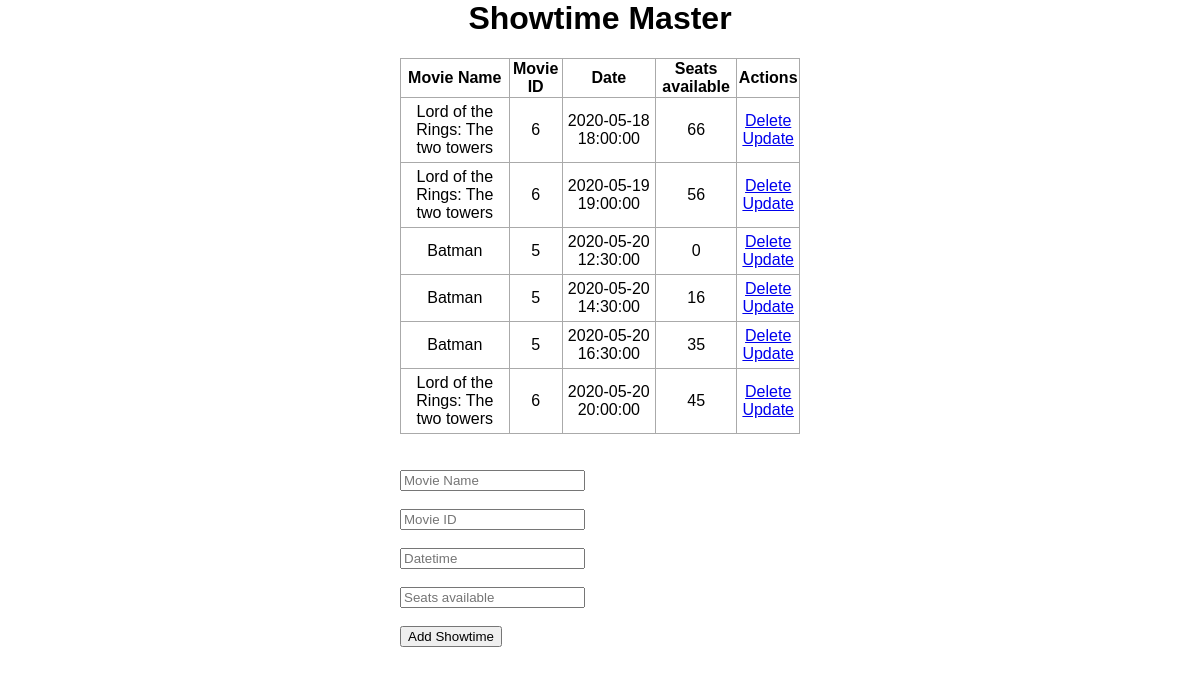
The page / on the database its author committed.
### serverDBSecondaryAdmin/app.py (models this page shows, shortened)
class Showtimes(db.Model):
    id_s = db.Column(db.Integer, primary_key=True)
    id_m = db.Column(db.Integer, nullable=False)
    datetime = db.Column(db.Integer, nullable=False)
    seats_available = db.Column(db.String(200), nullable=False)
    movie_name = db.Column(db.String(200), nullable=False)

### serverDBSecondaryAdmin/app.py (the view)
@app.route('/', methods=['POST', 'GET'])
def index():
    if request.method == 'POST':
        showtime_id_m = request.form['id_m']
        showtime_movie_name = request.form['movie_name']
        showtime_datetime = request.form['datetime']
        showtime_seats_available = request.form['seats_available']
        new_showtime = Showtimes(id_m=showtime_id_m, datetime=showtime_datetime, seats_available=showtime_seats_available, movie_name=showtime_movie_name,)
        try:
            db.session.add(new_showtime)
            db.session.commit()
            return redirect('/')
        except:
            return 'There was an issue adding your movie'
    else:
        showtimes = Showtimes.query.order_by(Showtimes.datetime).all()
        return render_template('index.html', showtimes=showtimes)

### serverDBSecondaryAdmin/templates/index.html (shortened to what this page needs)
{% extends 'base.html' %}
{% block body %}
<div class="content">
    <h1 style="text-align: center">Showtime Master</h1>
    {% if showtimes|length < 1 %}
    <h4 style="text-align: center">There are no showtimes, create one below!</h4>
    {% else %}
    <table>
        <tr>
            <th>Movie Name</th>
            <th>Movie ID</th>
            <th>Date</th>
            <th>Seats available</th>
            <th>Actions</th>
        </tr>
        {% for showtime in showtimes %}
        <tr>
            <td>{{ showtime.movie_name }}</td>
            <td>{{ showtime.id_m }}</td>
            <td>{{ showtime.datetime }}</td>
            <td>{{ showtime.seats_available }}</td>
            <td>
                <a href="/delete/{{showtime.id_s}}">Delete</a>
                <br>
                <a href="/update/{{showtime.id_s}}">Update</a>
            </td>
        </tr>
        {% endfor %}
    </table><br><br>
    {% endif %}
    <form action="/" method="POST">
        <input type="text" name="movie_name" id="movie_name" placeholder="Movie Name"><br><br>
        <input type="text" name="id_m" id="id_m" placeholder="Movie ID"><br><br>
        <input type="text" name="datetime" id="datetime" placeholder="Datetime"><br><br>
        <input type="text" name="seats_available" id="seats_available" placeholder="Seats available"><br><br>
        <input type="submit" value="Add Showtime">
    </form>
</div>
{% endblock %}

### serverDBSecondaryAdmin/templates/base.html (shortened to what this page needs)
<html lang="en">
<head>
    <link rel="stylesheet" href="{{ url_for('static', filename='css/main.css') }}">
</head>
<body>
    {% block body %}{% endblock %}
</body>
</html>

### serverDBSecondaryAdmin/static/css/main.css (style rules this page uses)
body, html { margin: 0; font-family: sans-serif; }
.content { margin: 0 auto; width: 400px; }
table, td, th { border: 1px solid #aaa; }
table { border-collapse: collapse; width: 100%; }
th { height: 30px; }
td { text-align: center; padding: 5px; }

### rows shown on the page
Showtimes: movie_name "Lord of the Rings: The two towers", id_m "6", datetime "2020-05-18 18:00:00", seats_available "66"
Showtimes: movie_name "Lord of the Rings: The two towers", id_m "6", datetime "2020-05-19 19:00:00", seats_available "56"
Showtimes: movie_name "Batman", id_m "5", datetime "2020-05-20 12:30:00", seats_available "0"
Showtimes: movie_name "Batman", id_m "5", datetime "2020-05-20 14:30:00", seats_available "16"
Showtimes: movie_name "Batman", id_m "5", datetime "2020-05-20 16:30:00", seats_available "35"
Showtimes: movie_name "Lord of the Rings: The two towers", id_m "6", datetime "2020-05-20 20:00:00", seats_available "45"
